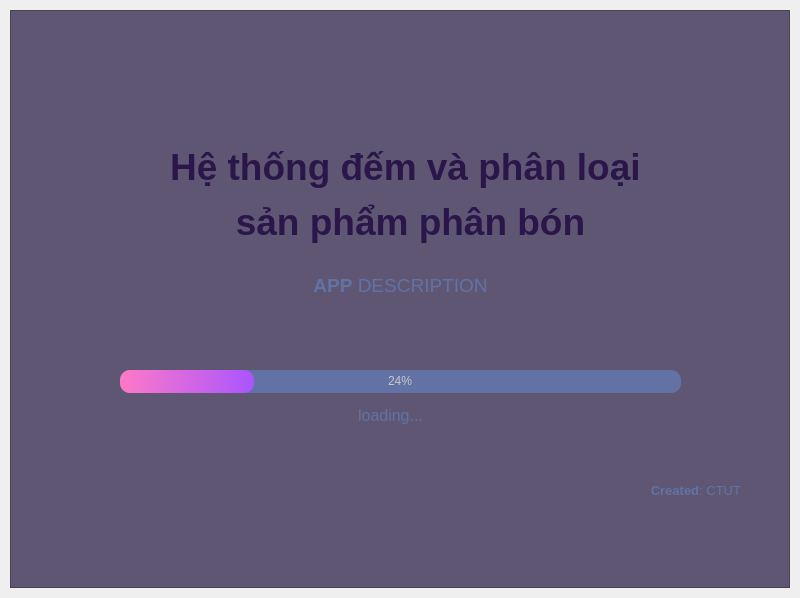
<?xml version="1.0" encoding="UTF-8"?>
<ui version="4.0">
 <class>SplashScreen</class>
 <widget class="QMainWindow" name="SplashScreen">
  <property name="geometry">
   <rect>
    <x>0</x>
    <y>0</y>
    <width>800</width>
    <height>598</height>
   </rect>
  </property>
  <property name="windowTitle">
   <string>MainWindow</string>
  </property>
  <widget class="QWidget" name="centralwidget">
   <layout class="QVBoxLayout" name="verticalLayout">
    <property name="spacing">
     <number>0</number>
    </property>
    <property name="leftMargin">
     <number>10</number>
    </property>
    <property name="topMargin">
     <number>10</number>
    </property>
    <property name="rightMargin">
     <number>10</number>
    </property>
    <property name="bottomMargin">
     <number>10</number>
    </property>
    <item>
     <widget class="QFrame" name="dropShadowFrame">
      <property name="styleSheet">
       <string notr="true">QFrame {	
	
	background-color: rgb(95, 86, 116);
	color: rgb(220, 220, 220);
	
}</string>
      </property>
      <property name="frameShape">
       <enum>QFrame::StyledPanel</enum>
      </property>
      <property name="frameShadow">
       <enum>QFrame::Raised</enum>
      </property>
      <widget class="QLabel" name="label_title">
       <property name="geometry">
        <rect>
         <x>70</x>
         <y>120</y>
         <width>661</width>
         <height>131</height>
        </rect>
       </property>
       <property name="font">
        <font>
         <family>Segoe UI</family>
         <pointsize>40</pointsize>
        </font>
       </property>
       <property name="styleSheet">
        <string notr="true">color: rgb(43, 22, 74);</string>
       </property>
       <property name="text">
        <string>&lt;html&gt;&lt;head/&gt;&lt;body&gt;&lt;p&gt;&lt;span style=&quot; font-size:28pt; font-weight:600;&quot;&gt;Hệ thống đếm và phân loại &lt;/span&gt;&lt;/p&gt;&lt;p&gt;&lt;span style=&quot; font-size:28pt; font-weight:600;&quot;&gt;sản phẩm phân bón&lt;/span&gt;&lt;/p&gt;&lt;/body&gt;&lt;/html&gt;</string>
       </property>
       <property name="alignment">
        <set>Qt::AlignCenter</set>
       </property>
      </widget>
      <widget class="QLabel" name="label_description">
       <property name="geometry">
        <rect>
         <x>60</x>
         <y>260</y>
         <width>661</width>
         <height>31</height>
        </rect>
       </property>
       <property name="font">
        <font>
         <family>Segoe UI</family>
         <pointsize>14</pointsize>
        </font>
       </property>
       <property name="styleSheet">
        <string notr="true">color: rgb(98, 114, 164);</string>
       </property>
       <property name="text">
        <string>&lt;strong&gt;APP&lt;/strong&gt; DESCRIPTION</string>
       </property>
       <property name="alignment">
        <set>Qt::AlignCenter</set>
       </property>
      </widget>
      <widget class="QProgressBar" name="progressBar">
       <property name="geometry">
        <rect>
         <x>110</x>
         <y>360</y>
         <width>561</width>
         <height>23</height>
        </rect>
       </property>
       <property name="styleSheet">
        <string notr="true">QProgressBar {
	
	background-color: rgb(98, 114, 164);
	color: rgb(200, 200, 200);
	border-style: none;
	border-radius: 10px;
	text-align: center;
}
QProgressBar::chunk{
	border-radius: 10px;
	background-color: qlineargradient(spread:pad, x1:0, y1:0.511364, x2:1, y2:0.523, stop:0 rgba(254, 121, 199, 255), stop:1 rgba(170, 85, 255, 255));
}</string>
       </property>
       <property name="value">
        <number>24</number>
       </property>
      </widget>
      <widget class="QLabel" name="label_loading">
       <property name="geometry">
        <rect>
         <x>50</x>
         <y>390</y>
         <width>661</width>
         <height>31</height>
        </rect>
       </property>
       <property name="font">
        <font>
         <family>Segoe UI</family>
         <pointsize>12</pointsize>
        </font>
       </property>
       <property name="styleSheet">
        <string notr="true">color: rgb(98, 114, 164);</string>
       </property>
       <property name="text">
        <string>loading...</string>
       </property>
       <property name="alignment">
        <set>Qt::AlignCenter</set>
       </property>
      </widget>
      <widget class="QLabel" name="label_credits">
       <property name="geometry">
        <rect>
         <x>110</x>
         <y>470</y>
         <width>621</width>
         <height>21</height>
        </rect>
       </property>
       <property name="font">
        <font>
         <family>Segoe UI</family>
         <pointsize>10</pointsize>
        </font>
       </property>
       <property name="styleSheet">
        <string notr="true">color: rgb(98, 114, 164);</string>
       </property>
       <property name="text">
        <string>&lt;html&gt;&lt;head/&gt;&lt;body&gt;&lt;p&gt;&lt;span style=&quot; font-weight:600;&quot;&gt;Created&lt;/span&gt;: CTUT&lt;/p&gt;&lt;/body&gt;&lt;/html&gt;</string>
       </property>
       <property name="alignment">
        <set>Qt::AlignRight|Qt::AlignTrailing|Qt::AlignVCenter</set>
       </property>
      </widget>
      <widget class="QLabel" name="label_2">
       <property name="geometry">
        <rect>
         <x>220</x>
         <y>10</y>
         <width>151</width>
         <height>121</height>
        </rect>
       </property>
       <property name="styleSheet">
        <string notr="true">border-image: url(:/logo/phan_bon_cm.png);
</string>
       </property>
       <property name="text">
        <string/>
       </property>
      </widget>
      <widget class="QLabel" name="label_3">
       <property name="geometry">
        <rect>
         <x>30</x>
         <y>20</y>
         <width>91</width>
         <height>91</height>
        </rect>
       </property>
       <property name="styleSheet">
        <string notr="true">border-image: url(:/logo/Logo_ctuet.png);</string>
       </property>
       <property name="text">
        <string/>
       </property>
      </widget>
      <widget class="QLabel" name="label">
       <property name="geometry">
        <rect>
         <x>660</x>
         <y>20</y>
         <width>101</width>
         <height>101</height>
        </rect>
       </property>
       <property name="styleSheet">
        <string notr="true">border-image: url(:/logo/ctu.png);</string>
       </property>
       <property name="text">
        <string/>
       </property>
      </widget>
      <widget class="QLabel" name="label_4">
       <property name="geometry">
        <rect>
         <x>420</x>
         <y>30</y>
         <width>161</width>
         <height>81</height>
        </rect>
       </property>
       <property name="styleSheet">
        <string notr="true">border-image: url(:/logo/kgst.png);</string>
       </property>
       <property name="text">
        <string/>
       </property>
      </widget>
      <zorder>label_description</zorder>
      <zorder>progressBar</zorder>
      <zorder>label_loading</zorder>
      <zorder>label_credits</zorder>
      <zorder>label_2</zorder>
      <zorder>label_3</zorder>
      <zorder>label_title</zorder>
      <zorder>label</zorder>
      <zorder>label_4</zorder>
     </widget>
    </item>
   </layout>
  </widget>
 </widget>
 <resources>
  <include location="logo.qrc"/>
 </resources>
 <connections/>
</ui>
